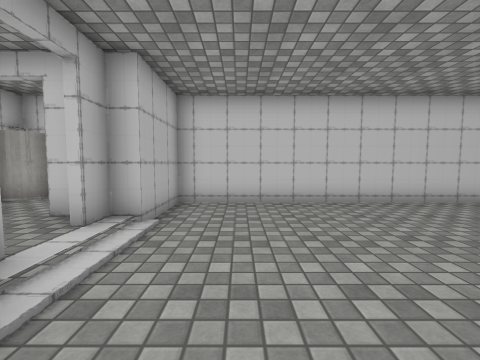
view 1 (above)

21 first-person views from a walk through a 3-D level made in the Unity game engine. The camera is 1.2 m above the floor, tilts 4° down and sees 90° across. The floor is counted in squares, 1 m on a side. Each view is taken from the middle of a square. On the plan, view 1 faces up. The plan holds only what a view shows up to about 12 squares ahead; the rest is blank. The place goes on beyond the plan. The player character is not drawn. Some animated figures are not drawn. Some surface patterns are stand-ins.

view 2
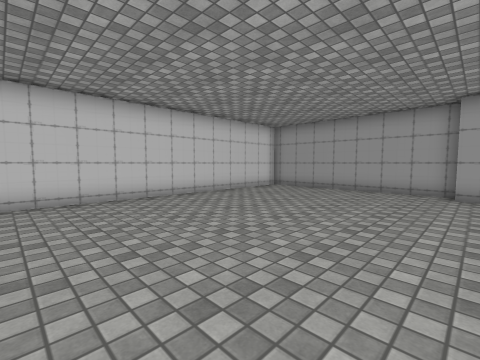

view 3
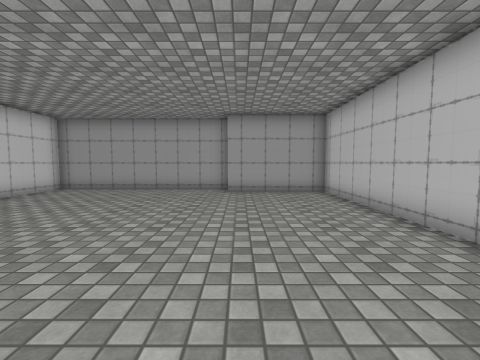

view 4
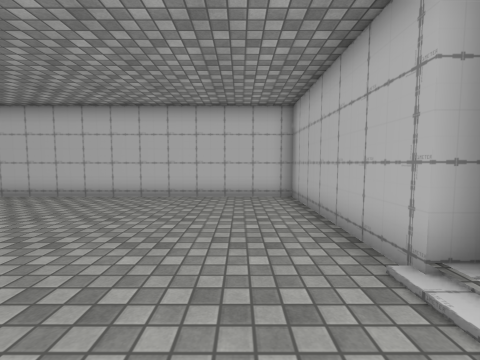

view 5
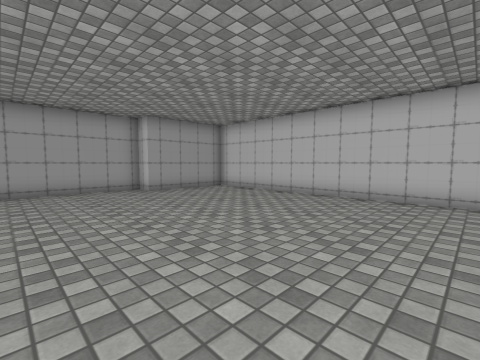

view 6
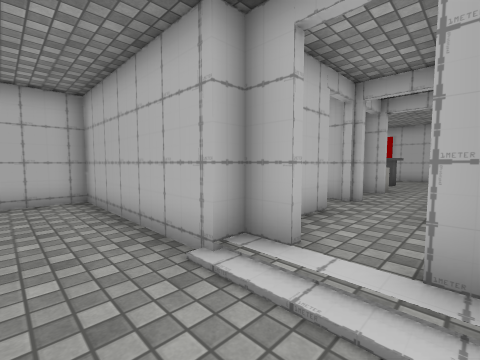

view 7
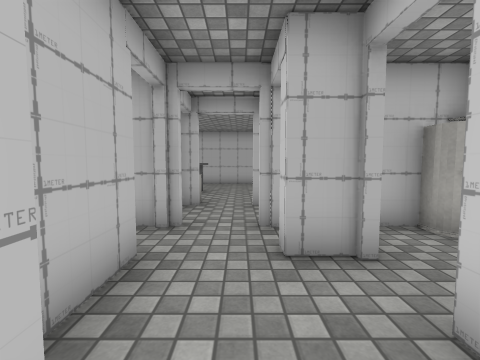

view 8
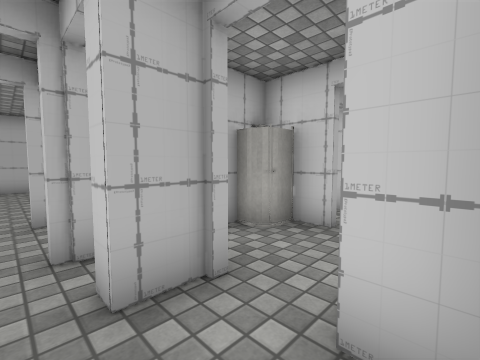

view 9
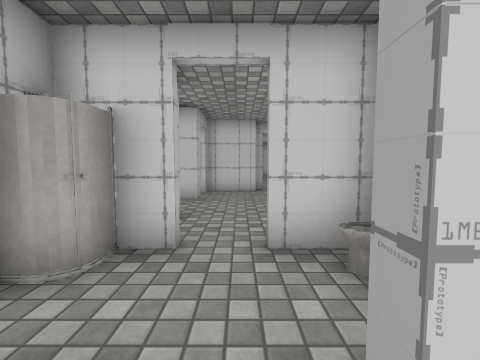

view 10
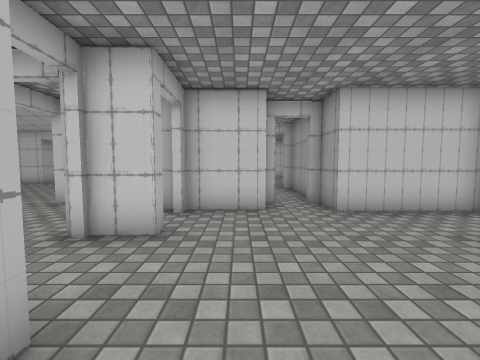

view 11
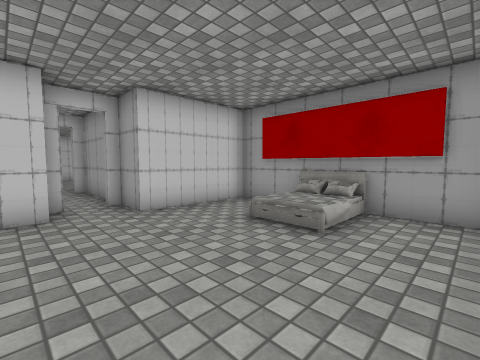

view 12
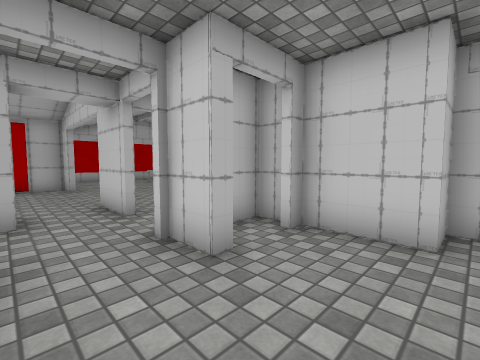

view 13
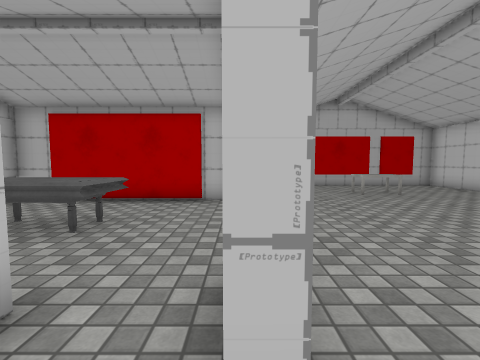

view 14
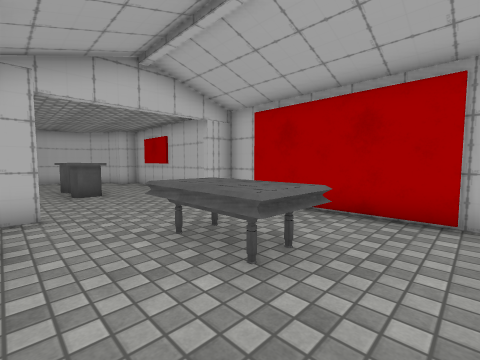

view 15
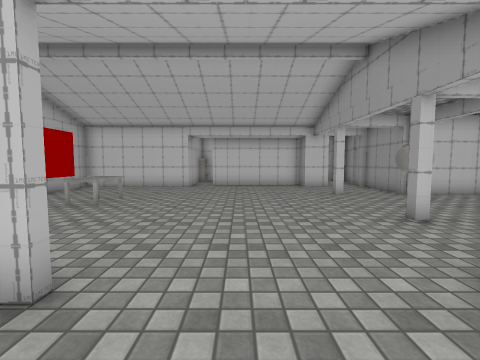

view 16
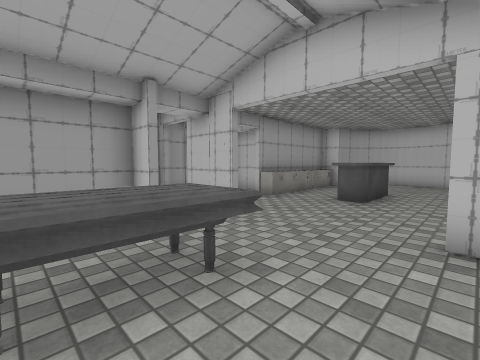

view 17
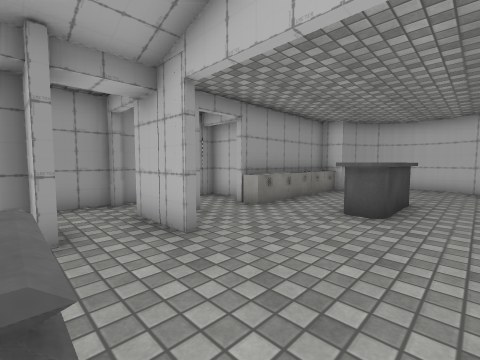

view 18
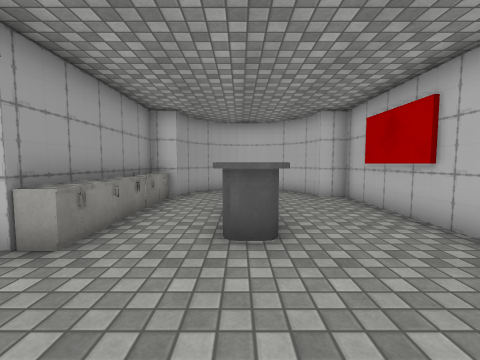

view 19
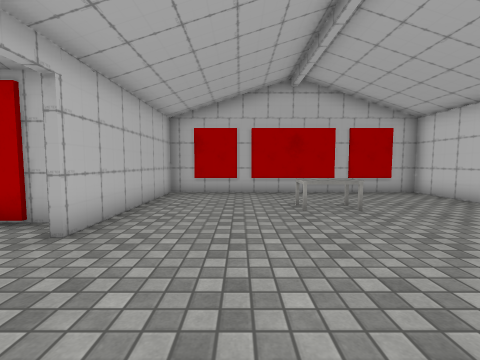

view 20
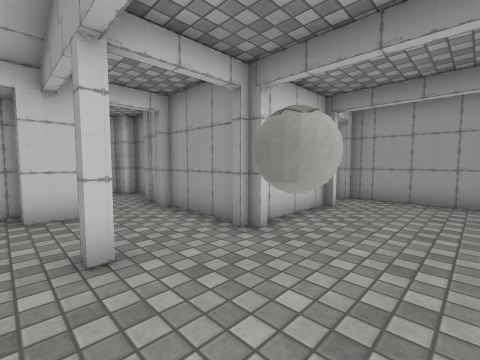

view 21
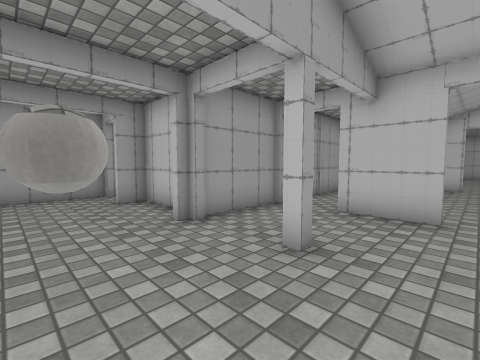

### Floor plan
Key: @ floor where view 1 was taken; # wall or solid block; x gap in a wall; . main floor; - floor 0.25 m lower than the main floor; : floor 0.5 m higher than the main floor; / step, stairs or slope; ^ raised ledge; T table; I toilet; B bed; A ball.
Columns run from 21 left of view 1 to 11 right of it. Each row starts with its distance up from view 1.
 22 ####  .....##.#
 21 #.............#    #
 20 #.............#    ##
 19 #...........#.#######
 18 #..TT........AA.....#
 17 #..TT........AA.....#
 16 #...................#
 15 #...........#.#####x#
 14 #.............#####.####
 13 #.............#........#
 12 #######....##.##.......#
 11      #.............../:#
 10      #......#........//B
  9      #..TT..# ##.......#
  8      #..TT..# ##.......#
  7      #..TT..# ###.#I#############
  6      #........##..# ------------#
  5      ##....##.###.##------------#
  4      #......#.#.#.#/------------#
  3      #........x..../------------#
  2      #......x.######------------#
  1      #..^^..T###   #------------#
  0      #..^^..T      #-@----------#
 -1      #..^^..T      #-----------##
 -2      #......T      #-----------#
 -3      #......T      #-----------#
 -4      ##....#       #-----------#
 -5       ##...#       #############
 -6        #####

Positions as (right, up) in squares from view 1, and headings:
1: (0, 0), facing up
2: (0, -1), facing up-right
3: (0, -1), facing right
4: (0, 4), facing down
5: (0, 4), facing down-right
6: (0, 4), facing down-left
7: (-2, 3), facing left
8: (-3, 3), facing up-left
9: (-4, 4), facing up
10: (-4, 8), facing up
11: (-4, 8), facing up-right
12: (-3, 10), facing up-left
13: (-8, 12), facing left
14: (-10, 11), facing down-left
15: (-13, 10), facing up
16: (-15, 9), facing down-right
17: (-14, 7), facing down-right
18: (-12, 5), facing down
19: (-11, 15), facing left
20: (-10, 16), facing up-right
21: (-11, 18), facing down-right
